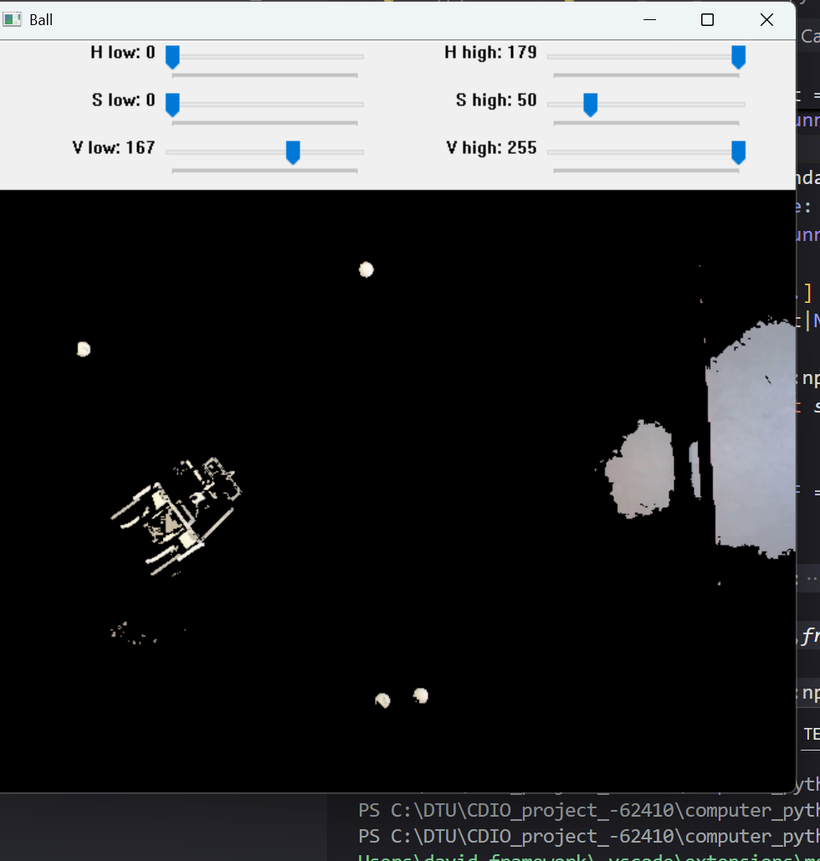
#> input picture ..ball.png, 820 x 861 px, shrunk from 980 x 1029 before the run, given in place of the camera
$ python utils.py
#> lines starting #> are read from the running program, lines starting #| are printed output that depends on the picture; after the words box and inside, x2 and y2 are one past the last pixel; in counts of white or black regions, pixels touching at a corner belong together
import cv2
import numpy as np

# Start kameraet
cap = cv2.VideoCapture(1, cv2.CAP_DSHOW)

while True:
    ret, frame = cap.read()
#> frame is the input picture: shape (861, 820, 3); mean B, G, R 61.8, 60.7, 60
    if not ret:
        print("Kunne ikke hente billede fra kamera")
        break

    # Kopiér billedet og gør det klar
    output = frame.copy()
    gray = cv2.cvtColor(frame, cv2.COLOR_BGR2GRAY)
    gray = cv2.GaussianBlur(gray, (11, 11), 0)
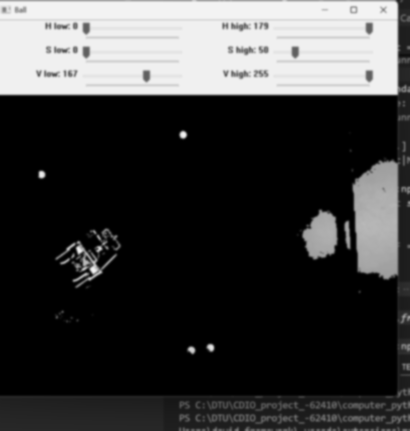
#> gray: shape (861, 820) (shown at 1/2 size); min 0, max 245, mean 60.7

    hsv = cv2.cvtColor(frame, cv2.COLOR_BGR2HSV)
#> hsv: shape (861, 820, 3); mean H, S, V 21.6, 7, 62.2

    # Orange farveområde (kan justeres)
    lower_orange = np.array([10, 150, 150])
    upper_orange = np.array([25, 255, 255])


    # Hvid farveområde (HSV)
    lower_white = np.array([0, 0, 180])
    upper_white = np.array([180, 80, 255])


    # Skab maske kun med orange
    mask_orange = cv2.inRange(hsv, lower_orange, upper_orange)
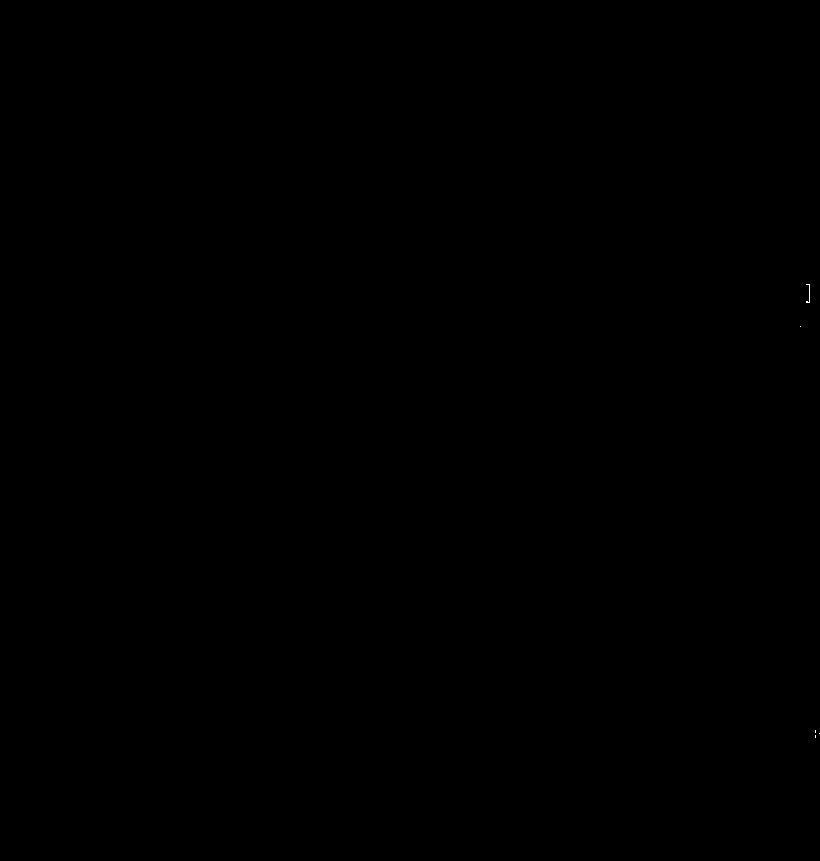
#> mask_orange: shape (861, 820); 0% white in thin lines or dots, all inside (x1, y1, x2, y2) = (800, 284, 820, 738)
    mask_white = cv2.inRange(hsv, lower_white, upper_white)
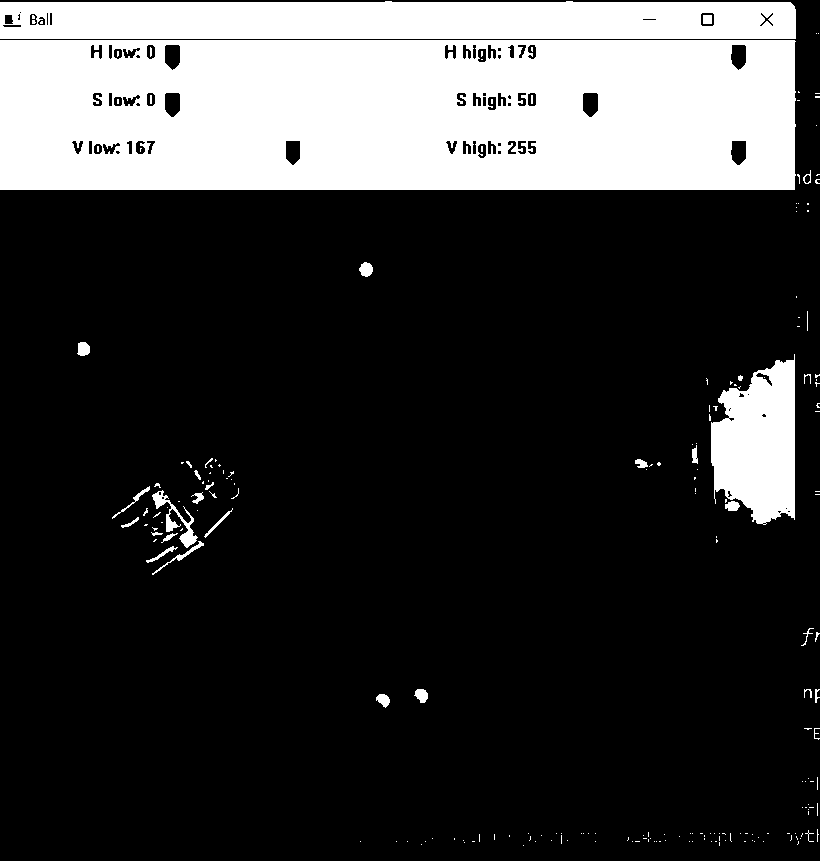
#> mask_white: shape (861, 820); 22.3% white; 209 white regions (175 under 20 px), largest, box (x1, y1, x2, y2) and area: (0, 40, 796, 190) 114495, (0, 1, 796, 39) 28965, (711, 354, 795, 525) 10492

    # Kombinerer masker
    mask = cv2.bitwise_or(mask_orange, mask_white)


    # Brug masken til at finde relevante områder
    masked = cv2.bitwise_and(frame, frame, mask=mask)
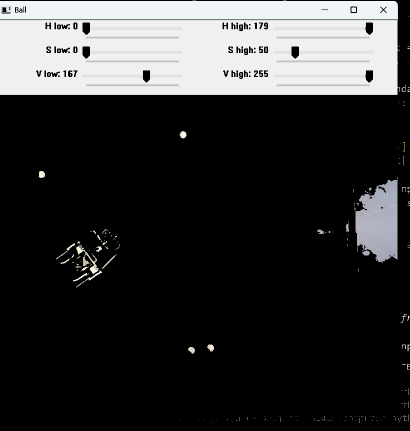
#> masked: shape (861, 820, 3) (shown at 1/2 size); mean B, G, R 52.3, 52.1, 51.8

    # Konverter til gråskala og blur igen
    gray = cv2.cvtColor(masked, cv2.COLOR_BGR2GRAY)
    gray = cv2.GaussianBlur(gray, (11, 11), 0)
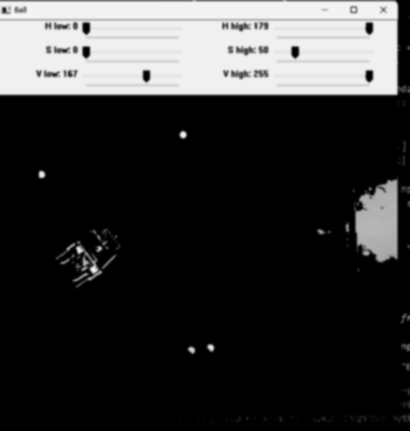
#> gray: shape (861, 820) (shown at 1/2 size); min 0, max 245, mean 52.1

    # Find cirkler med Hough Circle Transform
    circles = cv2.HoughCircles(
        gray,
        cv2.HOUGH_GRADIENT,
        dp=1.2,
        minDist=50,
        param1=50,
        param2=30,
        minRadius=10,
        maxRadius=60
    )
#> circles = [[145.8, 532.2, 39.76], [497.4, 71.4, 34.12], [184.2, 478.2, 25], [186.6, 95.4, 25]]

    # Hvis der findes nogen cirkler
    if circles is not None:
        circles = np.round(circles[0, :]).astype("int")
#> circles = [[146, 532, 40], [497, 71, 34], [184, 478, 25], [187, 95, 25]]
        for (x, y, r) in circles:
            # Tegn en cirkel og et mærke på midten
            cv2.circle(output, (x, y), r, (0, 255, 0), 4)
            cv2.circle(output, (x, y), 2, (0, 0, 255), 3)
            cv2.putText(output, f"Bold", (x - 10, y - 10),
                        cv2.FONT_HERSHEY_SIMPLEX, 0.5, (255, 0, 0), 2)
#> this loop made 4 passes
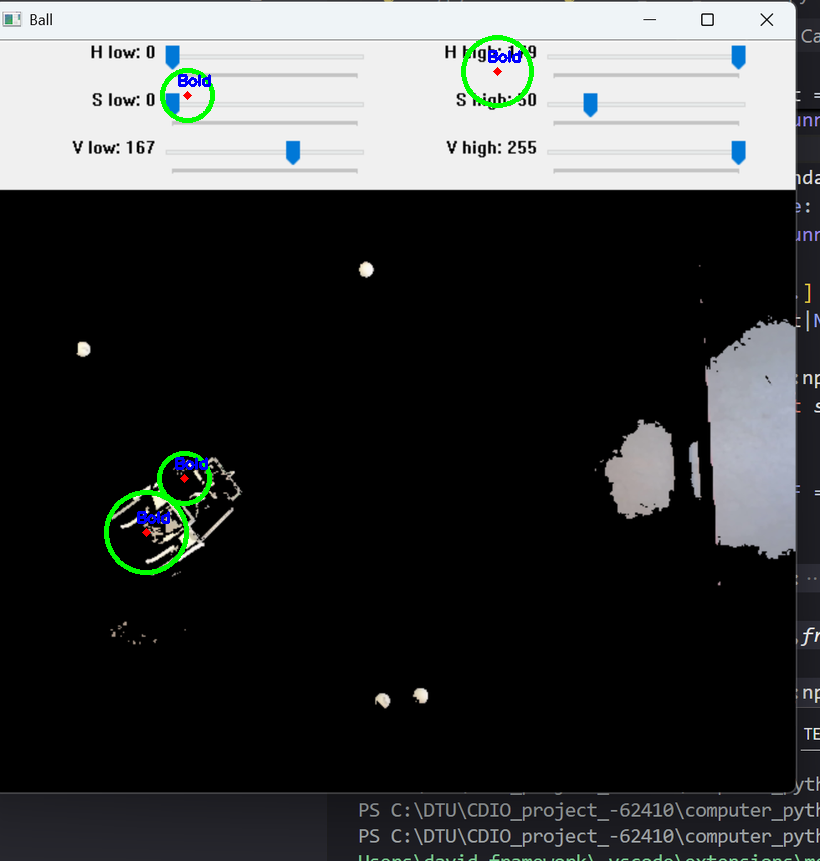
#> output: shape (861, 820, 3); 0.71% of pixels changed, all inside (x1, y1, x2, y2) = (104, 35, 534, 575)

    # Vis resultat
    cv2.imshow("Bold Detektion", output)

    # ESC for at afslutte
    if cv2.waitKey(1) & 0xFF == 27:
#> (key Esc is pressed here)
        break

cap.release()
cv2.destroyAllWindows()

$ run again, on ..car.png
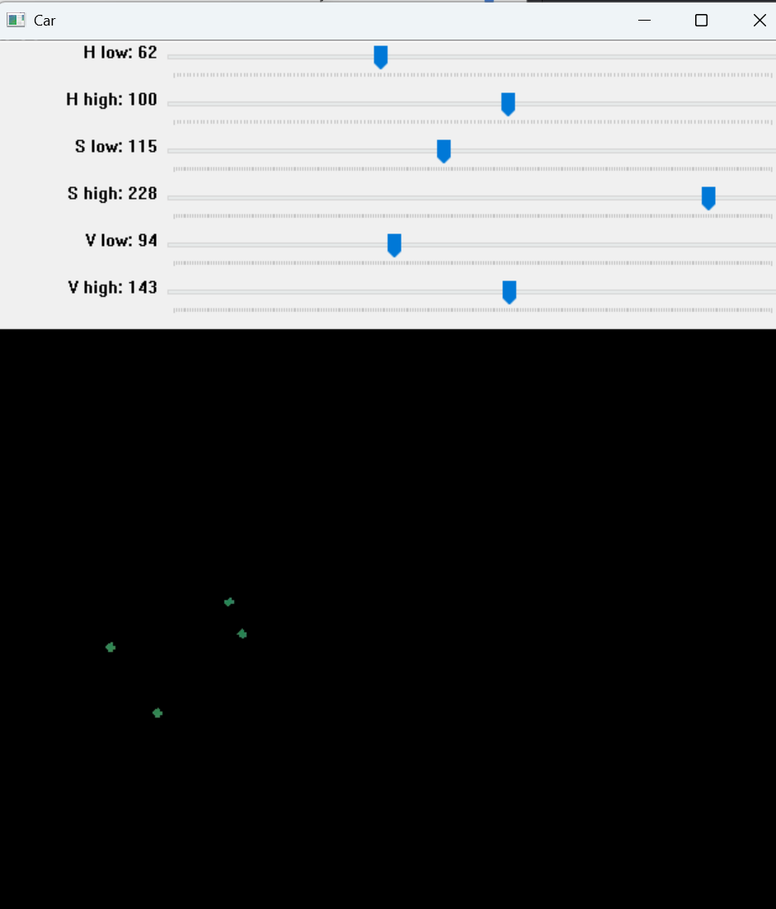
#> input picture ..car.png, 776 x 909 px, shrunk from 941 x 1102 before the run, given in place of the camera
#> frame is the input picture: shape (909, 776, 3); mean B, G, R 85.2, 84.9, 84.3
#> hsv: shape (909, 776, 3); mean H, S, V 6.7, 1.1, 85.2
#> mask_orange: shape (909, 776); every value is 0
#> `mask_white = cv2.inRange(hsv, lower_white, upper_white)`:
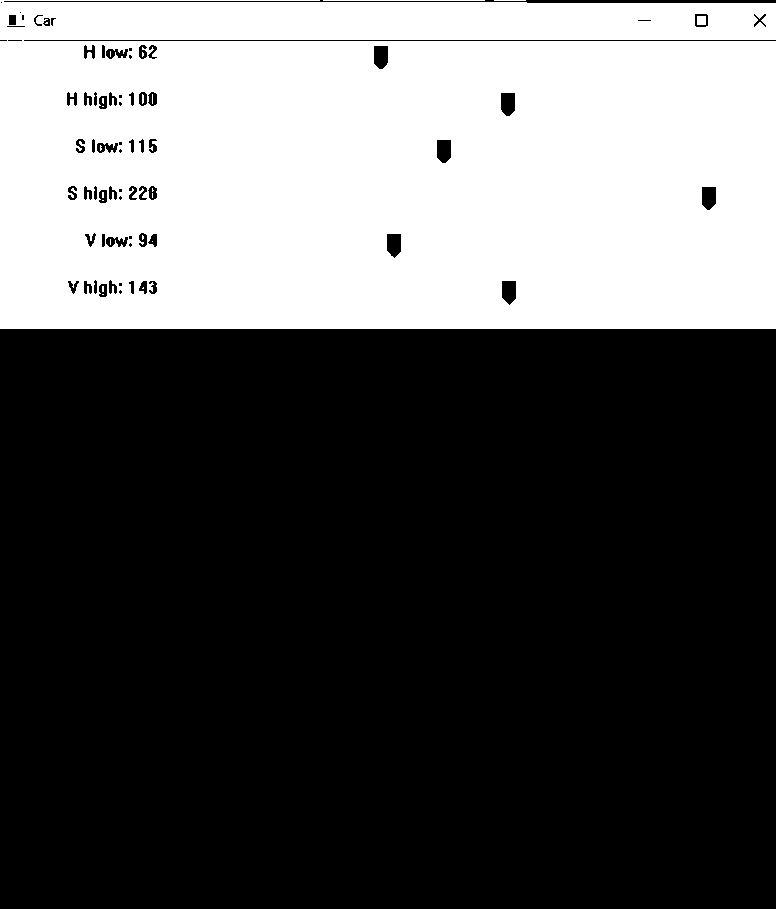
#> mask_white: shape (909, 776); 35.2% white; 22 white regions (18 under 20 px), largest, box (x1, y1, x2, y2) and area: (0, 0, 776, 329) 247848, (323, 0, 485, 1) 162, (697, 16, 706, 25) 81, (494, 0, 526, 1) 32
#> `circles = cv2.HoughCircles( gray, cv2.HOUGH_GRADIENT, dp=1.2, minDist=..`: circles = [[114.6, 97.8, 48.64]]
#> `circles = np.round(circles[0, :]).astype("int")`: circles = [[115, 98, 49]]
#> the loop `for (x, y, r) in circles:` made 1 pass
#> after the loop `for (x, y, r) in circles:`:
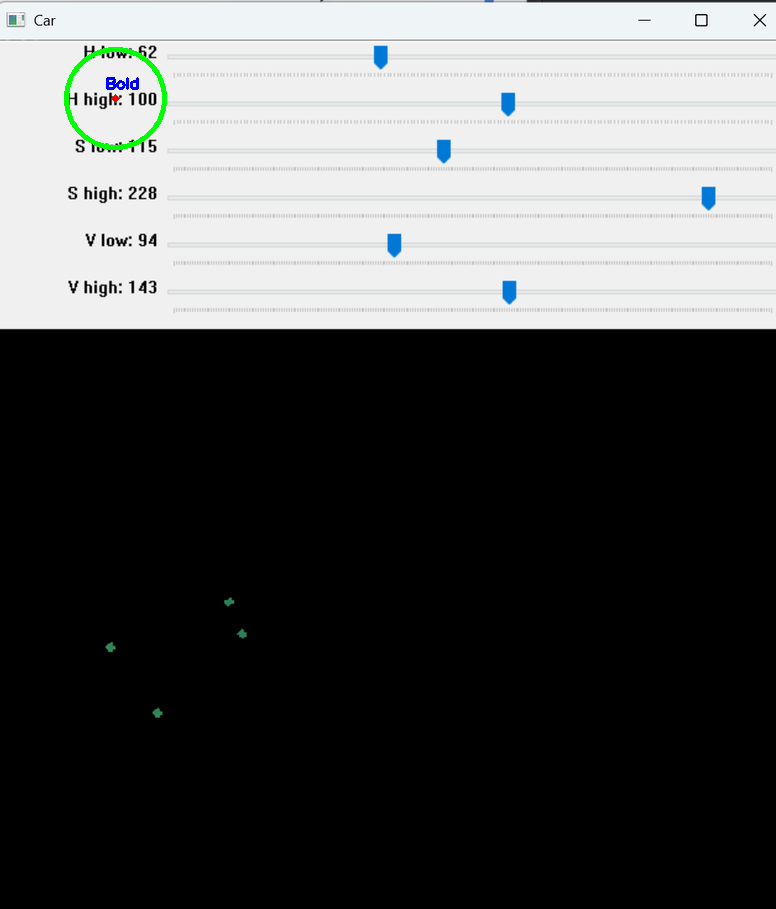
#> output: shape (909, 776, 3); 0.26% of pixels changed, all inside (x1, y1, x2, y2) = (64, 47, 167, 150)

$ run again, on ..egg.png
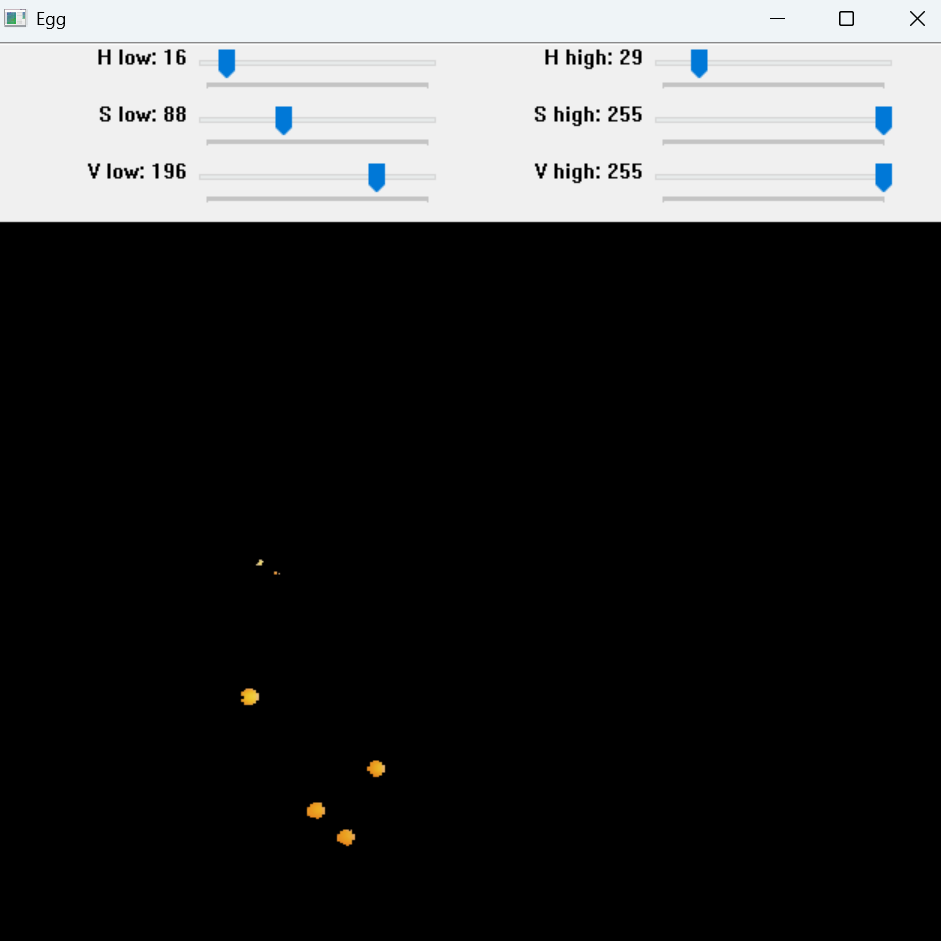
#> input picture ..egg.png, 941 x 941 px, given in place of the camera
#> frame is the input picture: shape (941, 941, 3); mean B, G, R 55.4, 55.1, 54.6
#> hsv: shape (941, 941, 3); mean H, S, V 5.5, 1.4, 55.6
#> mask_orange: shape (941, 941); 0.09% white; 5 white regions (1 under 20 px), largest, box (x1, y1, x2, y2) and area: (307, 803, 325, 819) 215, (241, 689, 256, 705) 202, (337, 830, 355, 846) 202, (367, 761, 385, 777) 192
#> `mask_white = cv2.inRange(hsv, lower_white, upper_white)`:
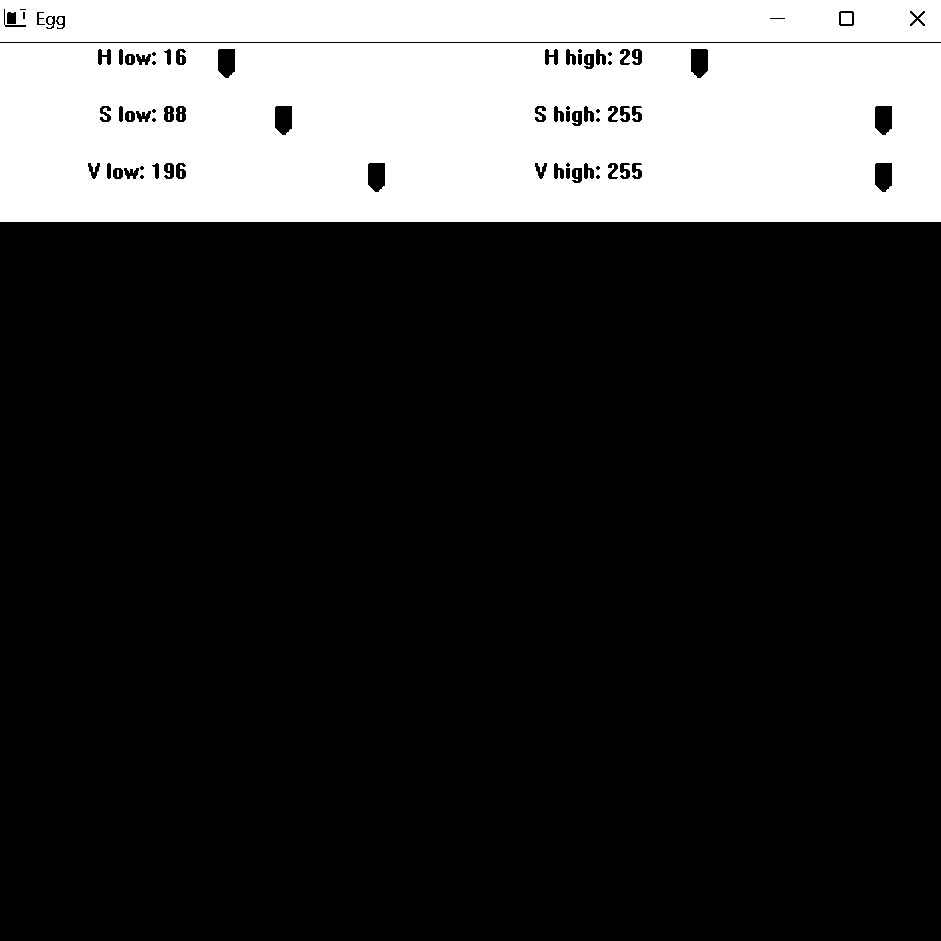
#> mask_white: shape (941, 941); 22.7% white; 18 white regions (14 under 20 px), largest, box (x1, y1, x2, y2) and area: (0, 43, 941, 222) 161436, (0, 0, 941, 42) 38840, (841, 13, 852, 24) 121, (58, 17, 63, 24) 29
#> mask: shape (941, 941); 22.7% white; 23 white regions (15 under 20 px), largest, box (x1, y1, x2, y2) and area: (0, 43, 941, 222) 161436, (0, 0, 941, 42) 38840, (307, 803, 325, 819) 215
#> `gray = cv2.GaussianBlur(gray, (11, 11), 0)`:
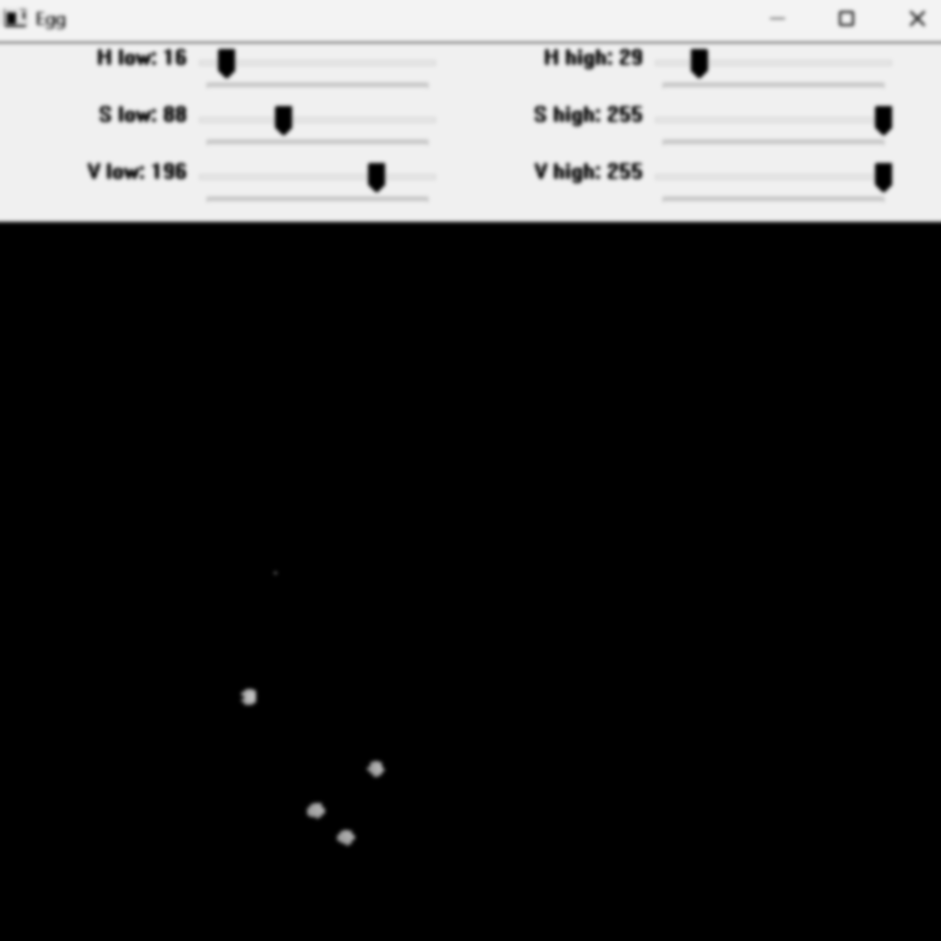
#> gray: shape (941, 941); min 0, max 243, mean 54.1
#> circles = None
